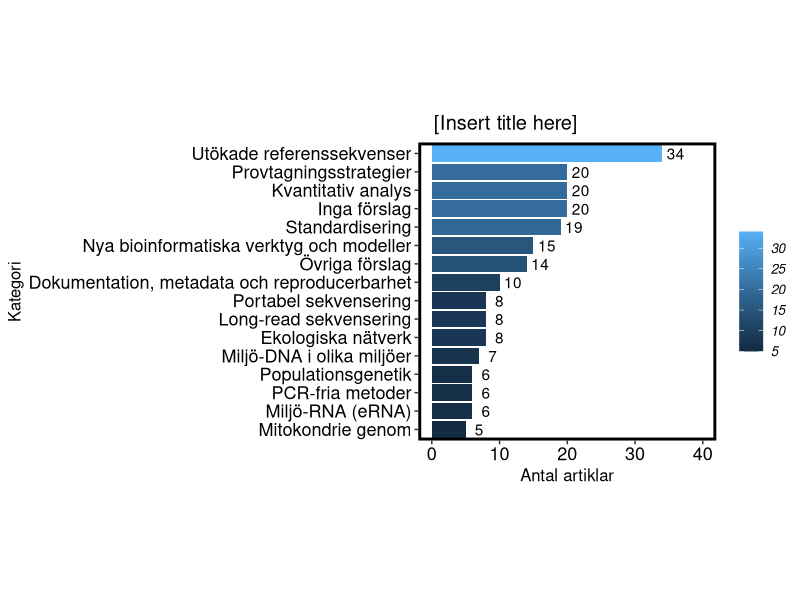

Source code (R):
#!/usr/bin/env Rscript

library(ggplot2)
library(cowplot)

infile <- read.csv("RecommendationCategories.tsv", header=T, sep="\t")

svg("Förslag.svg")
ggplot(infile, aes(x=reorder(Category, NumberOfPapers), y=NumberOfPapers)) +
#	geom_col(fill="blue") + coord_flip() +
	geom_col(aes(fill=NumberOfPapers)) + coord_flip() +
	geom_text(aes(label=NumberOfPapers), nudge_y = 2) +
	labs(x = "Kategori", y="Antal artiklar",
		title = "[Insert title here]") +
	background_grid(major = "none", minor = "none") +
	scale_y_continuous(breaks=seq(0,40,10), limits=c(0,40)) +
	panel_border(colour = "black", size = 2) +
	theme(plot.title = element_text(hjust = 0.1)) +
	theme(panel.spacing = unit(0.1, "lines")) +
	theme(legend.title=element_blank()) +
	theme(text=(element_text(size=12))) +
	theme(axis.text=(element_text(size=13, colour = "Black"))) +
	theme(panel.background = element_blank()) +
	theme(legend.key = element_blank()) +
	theme(legend.text = element_text(face = "italic")) +
	theme(aspect.ratio=1)
dev.off()
